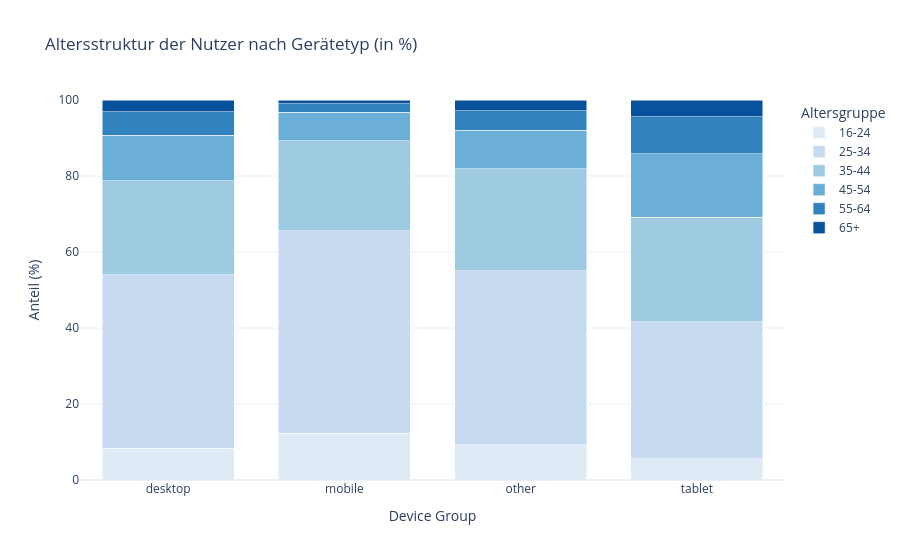

Notebook source saved alongside this figure:
### Code cell
age_colors = [
    "#deebf7",  # 16–24
    "#c6dbef",  # 25–34
    "#9ecae1",  # 35–44
    "#6baed6",  # 45–54
    "#3182bd",  # 55–64
    "#08519c",  # 65+
]

Zusammenhang_zwischen_Gerätetyp_und_Alter = px.bar(
    age_dist,
    x="device_group",
    y="percent",
    color="age_group",
    barmode="stack",
    title="Altersstruktur der Nutzer nach Gerätetyp (in %)",
    labels={
        "device_group": "Device Group",
        "percent": "Anteil (%)",
        "age_group": "Altersgruppe"
    },
    color_discrete_sequence=age_colors
)

Zusammenhang_zwischen_Gerätetyp_und_Alter.update_traces(
    hovertemplate=
        "<b>%{x}</b><br>" +
        "Altersgruppe: %{fullData.name}<br>" +
        "Anteil: %{y:.1f}%<extra></extra>"
)

Zusammenhang_zwischen_Gerätetyp_und_Alter.update_layout(
    template="plotly_white",
    yaxis=dict(range=[0, 100]),
    legend_title_text="Altersgruppe",
    bargap=0.25
)

Zusammenhang_zwischen_Gerätetyp_und_Alter.show()

### Figure 1 — Plotly figure (JSON) as saved in the notebook; plotly's stock layout.template omitted (floating-point values rounded to 4 significant figures)
{"data": [{"hovertemplate": "<b>%{x}</b><br>Altersgruppe: %{fullData.name}<br>Anteil: %{y:.1f}%<extra></extra>", "legendgroup": "16-24", "marker": {"color": "#deebf7", "pattern": {"shape": ""}}, "name": "16-24", "orientation": "v", "showlegend": true, "textposition": "auto", "type": "bar", "x": ["desktop", "mobile", "other", "tablet"], "xaxis": "x", "y": [8.356, 12.34, 9.334, 5.655], "yaxis": "y"}, {"hovertemplate": "<b>%{x}</b><br>Altersgruppe: %{fullData.name}<br>Anteil: %{y:.1f}%<extra></extra>", "legendgroup": "25-34", "marker": {"color": "#c6dbef", "pattern": {"shape": ""}}, "name": "25-34", "orientation": "v", "showlegend": true, "textposition": "auto", "type": "bar", "x": ["desktop", "mobile", "other", "tablet"], "xaxis": "x", "y": [45.66, 53.25, 45.78, 35.97], "yaxis": "y"}, {"hovertemplate": "<b>%{x}</b><br>Altersgruppe: %{fullData.name}<br>Anteil: %{y:.1f}%<extra></extra>", "legendgroup": "35-44", "marker": {"color": "#9ecae1", "pattern": {"shape": ""}}, "name": "35-44", "orientation": "v", "showlegend": true, "textposition": "auto", "type": "bar", "x": ["desktop", "mobile", "other", "tablet"], "xaxis": "x", "y": [24.78, 23.7, 26.79, 27.57], "yaxis": "y"}, {"hovertemplate": "<b>%{x}</b><br>Altersgruppe: %{fullData.name}<br>Anteil: %{y:.1f}%<extra></extra>", "legendgroup": "45-54", "marker": {"color": "#6baed6", "pattern": {"shape": ""}}, "name": "45-54", "orientation": "v", "showlegend": true, "textposition": "auto", "type": "bar", "x": ["desktop", "mobile", "other", "tablet"], "xaxis": "x", "y": [11.88, 7.443, 10.11, 16.64], "yaxis": "y"}, {"hovertemplate": "<b>%{x}</b><br>Altersgruppe: %{fullData.name}<br>Anteil: %{y:.1f}%<extra></extra>", "legendgroup": "55-64", "marker": {"color": "#3182bd", "pattern": {"shape": ""}}, "name": "55-64", "orientation": "v", "showlegend": true, "textposition": "auto", "type": "bar", "x": ["desktop", "mobile", "other", "tablet"], "xaxis": "x", "y": [6.258, 2.312, 5.128, 9.717], "yaxis": "y"}, {"hovertemplate": "<b>%{x}</b><br>Altersgruppe: %{fullData.name}<br>Anteil: %{y:.1f}%<extra></extra>", "legendgroup": "65+", "marker": {"color": "#08519c", "pattern": {"shape": ""}}, "name": "65+", "orientation": "v", "showlegend": true, "textposition": "auto", "type": "bar", "x": ["desktop", "mobile", "other", "tablet"], "xaxis": "x", "y": [3.072, 0.9566, 2.852, 4.45], "yaxis": "y"}], "layout": {"bargap": 0.25, "barmode": "stack", "legend": {"title": {"text": "Altersgruppe"}, "tracegroupgap": 0}, "title": {"text": "Altersstruktur der Nutzer nach Gerätetyp (in %)"}, "xaxis": {"anchor": "y", "domain": [0, 1], "title": {"text": "Device Group"}}, "yaxis": {"anchor": "x", "domain": [0, 1], "range": [0, 100], "title": {"text": "Anteil (%)"}}}}
